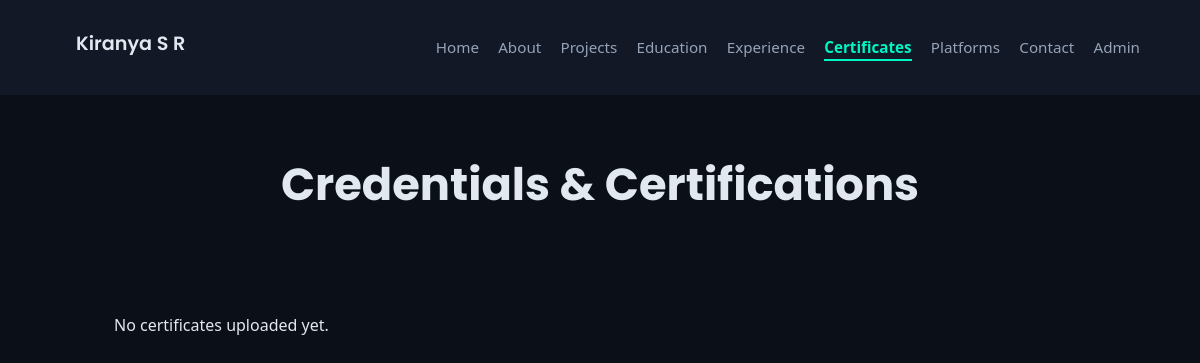
/certificates, run on an earlier commit of the app's database.
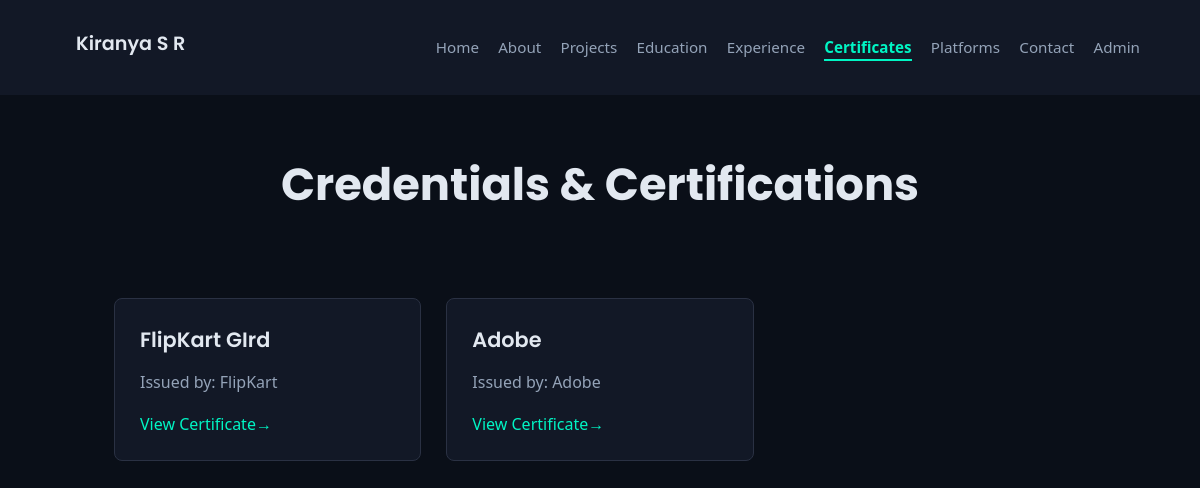
And on a later commit of the database.
### tables this page shows
CREATE TABLE certificates (
    id INTEGER PRIMARY KEY AUTOINCREMENT, title TEXT NOT NULL, issuer TEXT NOT NULL, pdf_file TEXT NOT NULL
);

### app.py (the view)
@app.route('/certificates')
def certificates():
    conn = get_db_connection()
    c = conn.cursor()
    c.execute('SELECT title, issuer, pdf_file FROM certificates')
    certificates_list = [{'title': row[0], 'issuer': row[1], 'pdf_file': row[2]} for row in c.fetchall()]
    conn.close()
    return render_template('certificates.html', certificates=certificates_list)

### app.py (called while the page is built)
def get_db_connection():
    return sqlite3.connect(DATABASE_PATH)

### templates/certificates.html (shortened to what this page needs)
{% extends 'layout.html' %}
{% block head %}
  <link rel="stylesheet" href="{{ url_for('static', filename='css/certificates.css') }}">
{% endblock %}
{% block content %}
<div class="container">
    <div class="header-section">
        <h1 class="page-title">Credentials & Certifications</h1>
    </div>
    <div class="certificates-grid">
        {% for cert in certificates %}
        <a href="{{ url_for('static', filename='certificates/' + cert.pdf_file) }}" target="_blank" class="certificate-card">
            <div class="card-content">
                <h3>{{ cert.title }}</h3>
                <p>Issued by: {{ cert.issuer }}</p>
            </div>
            <div class="card-footer">
                <span class="view-link">View Certificate</span>
            </div>
        </a>
        {% else %}
        <p>No certificates uploaded yet.</p>
        {% endfor %}
    </div>
</div>
{% endblock %}

What changed in the data, as far as the page shows it:
added certificates: title "FlipKart GIrd", issuer "FlipKart"
added certificates: title "Adobe", issuer "Adobe"
Also different on the page:
text no longer shown: "No certificates uploaded yet."
